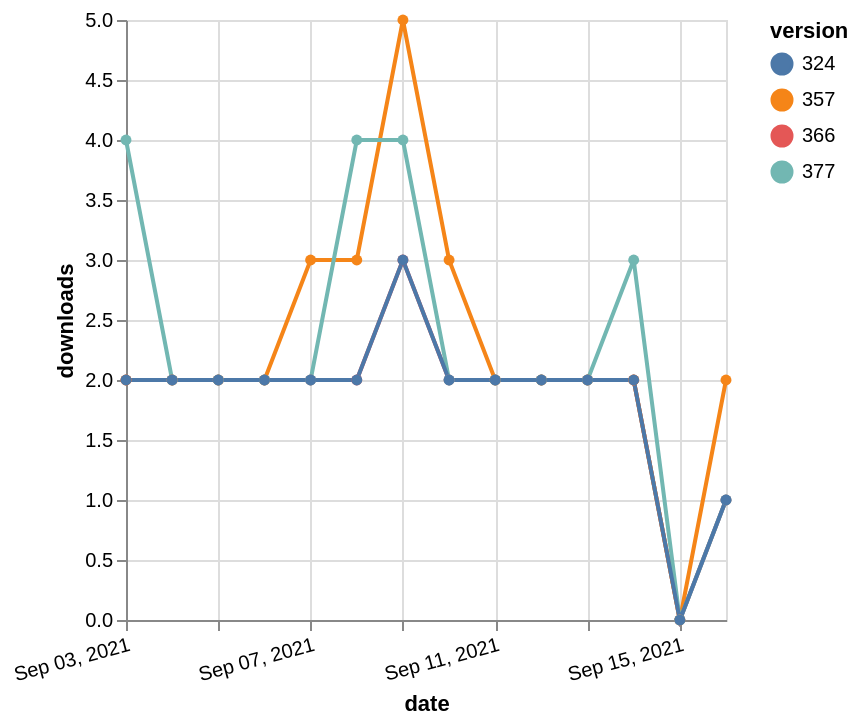

Express this chart as Vega-Lite.
### Vega-Lite specification from a JSON file in a GitHub repository (floating-point values rounded to 4 significant figures)
{"$schema": "https://vega.github.io/schema/vega-lite/v5.json", "description": "A simple bar chart with embedded data.", "data": {"values": [{"date": "2021-09-03", "total": 2307, "delta": 2, "version": "366"}, {"date": "2021-09-04", "total": 2309, "delta": 2, "version": "366"}, {"date": "2021-09-05", "total": 2311, "delta": 2, "version": "366"}, {"date": "2021-09-06", "total": 2313, "delta": 2, "version": "366"}, {"date": "2021-09-07", "total": 2315, "delta": 2, "version": "366"}, {"date": "2021-09-08", "total": 2317, "delta": 2, "version": "366"}, {"date": "2021-09-09", "total": 2320, "delta": 3, "version": "366"}, {"date": "2021-09-10", "total": 2322, "delta": 2, "version": "366"}, {"date": "2021-09-11", "total": 2324, "delta": 2, "version": "366"}, {"date": "2021-09-12", "total": 2326, "delta": 2, "version": "366"}, {"date": "2021-09-13", "total": 2328, "delta": 2, "version": "366"}, {"date": "2021-09-14", "total": 2330, "delta": 2, "version": "366"}, {"date": "2021-09-15", "total": 2330, "delta": 0, "version": "366"}, {"date": "2021-09-16", "total": 2331, "delta": 1, "version": "366"}, {"date": "2021-09-03", "total": 2853, "delta": 2, "version": "357"}, {"date": "2021-09-04", "total": 2855, "delta": 2, "version": "357"}, {"date": "2021-09-05", "total": 2857, "delta": 2, "version": "357"}, {"date": "2021-09-06", "total": 2859, "delta": 2, "version": "357"}, {"date": "2021-09-07", "total": 2862, "delta": 3, "version": "357"}, {"date": "2021-09-08", "total": 2865, "delta": 3, "version": "357"}, {"date": "2021-09-09", "total": 2870, "delta": 5, "version": "357"}, {"date": "2021-09-10", "total": 2873, "delta": 3, "version": "357"}, {"date": "2021-09-11", "total": 2875, "delta": 2, "version": "357"}, {"date": "2021-09-12", "total": 2877, "delta": 2, "version": "357"}, {"date": "2021-09-13", "total": 2879, "delta": 2, "version": "357"}, {"date": "2021-09-14", "total": 2881, "delta": 2, "version": "357"}, {"date": "2021-09-15", "total": 2881, "delta": 0, "version": "357"}, {"date": "2021-09-16", "total": 2883, "delta": 2, "version": "357"}, {"date": "2021-09-03", "total": 2110, "delta": 4, "version": "377"}, {"date": "2021-09-04", "total": 2112, "delta": 2, "version": "377"}, {"date": "2021-09-05", "total": 2114, "delta": 2, "version": "377"}, {"date": "2021-09-06", "total": 2116, "delta": 2, "version": "377"}, {"date": "2021-09-07", "total": 2118, "delta": 2, "version": "377"}, {"date": "2021-09-08", "total": 2122, "delta": 4, "version": "377"}, {"date": "2021-09-09", "total": 2126, "delta": 4, "version": "377"}, {"date": "2021-09-10", "total": 2128, "delta": 2, "version": "377"}, {"date": "2021-09-11", "total": 2130, "delta": 2, "version": "377"}, {"date": "2021-09-12", "total": 2132, "delta": 2, "version": "377"}, {"date": "2021-09-13", "total": 2134, "delta": 2, "version": "377"}, {"date": "2021-09-14", "total": 2137, "delta": 3, "version": "377"}, {"date": "2021-09-15", "total": 2137, "delta": 0, "version": "377"}, {"date": "2021-09-16", "total": 2138, "delta": 1, "version": "377"}, {"date": "2021-09-03", "total": 2537, "delta": 2, "version": "324"}, {"date": "2021-09-04", "total": 2539, "delta": 2, "version": "324"}, {"date": "2021-09-05", "total": 2541, "delta": 2, "version": "324"}, {"date": "2021-09-06", "total": 2543, "delta": 2, "version": "324"}, {"date": "2021-09-07", "total": 2545, "delta": 2, "version": "324"}, {"date": "2021-09-08", "total": 2547, "delta": 2, "version": "324"}, {"date": "2021-09-09", "total": 2550, "delta": 3, "version": "324"}, {"date": "2021-09-10", "total": 2552, "delta": 2, "version": "324"}, {"date": "2021-09-11", "total": 2554, "delta": 2, "version": "324"}, {"date": "2021-09-12", "total": 2556, "delta": 2, "version": "324"}, {"date": "2021-09-13", "total": 2558, "delta": 2, "version": "324"}, {"date": "2021-09-14", "total": 2560, "delta": 2, "version": "324"}, {"date": "2021-09-15", "total": 2560, "delta": 0, "version": "324"}, {"date": "2021-09-16", "total": 2561, "delta": 1, "version": "324"}]}, "width": "container", "mark": {"type": "line", "point": {"filled": true}}, "encoding": {"x": {"field": "date", "type": "temporal", "timeUnit": "yearmonthdate", "title": "date", "axis": {"labelAngle": -15}}, "y": {"field": "delta", "type": "quantitative", "title": "downloads"}, "color": {"field": "version", "type": "nominal"}, "tooltip": {"field": "delta"}}}
